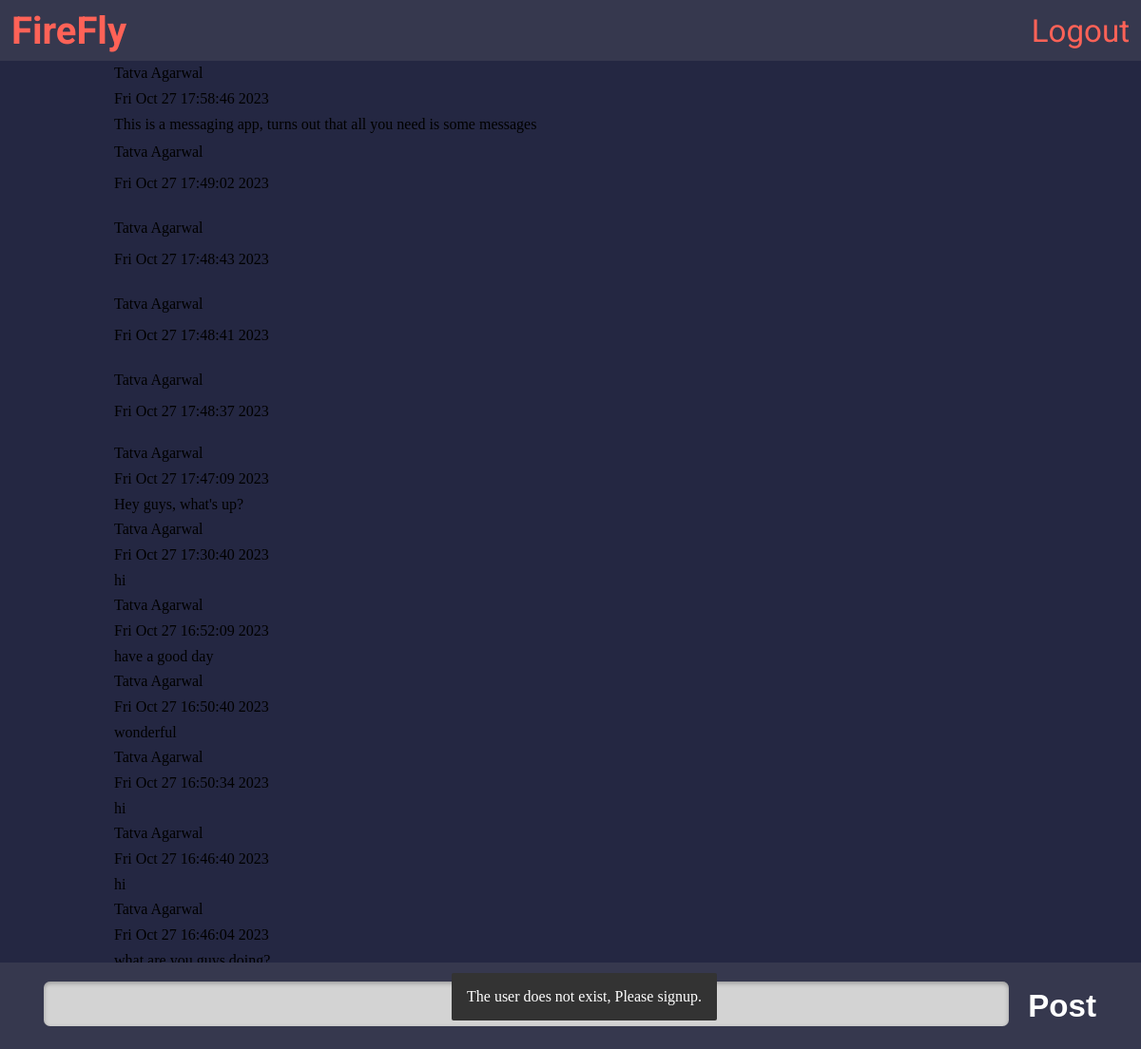
The page /home (signed in) on the database its author committed.
### tables this page shows
CREATE TABLE posts(author TEXT NOT NULL, content TEXT NOT NULL, date_created DATETIME NOT NULL, FOREIGN KEY(author) REFERENCES users(username));

### app.py (the view)
@app.route("/home", methods=["GET","POST"])
def home():
    conn = sql.connect("firefly.db")
    cur = conn.cursor()
    if request.method == "POST":
        username = session["username"]
        content = request.form['content']
        cur.execute("INSERT INTO posts VALUES (?,?,?)",(username,content,datetime.timestamp(datetime.now())))
        conn.commit()
        cur.close()
        conn.close()
        session["toast"] = "Posted successfully!"
        return redirect(url_for('home'))
    else:
        dataset = cur.execute("SELECT * FROM posts ORDER BY date_created DESC").fetchall()
        conn.commit()
        cur.close()
        conn.close()
        posts = []
        for data in dataset:
            posts.append([data[0],data[1],datetime.fromtimestamp(data[2]).ctime()])
        return render_template("home.html",posts = posts,toast = session["toast"])

### templates/home.html (shortened to what this page needs)
<!DOCTYPE html>
<html lang="en">
<head>
    <link rel="stylesheet" href="{{ url_for('static', filename='base.css') }}">
    <link rel="stylesheet" href="{{ url_for('static', filename='home.css') }}">
    <link rel="stylesheet" href="{{ url_for('static', filename='toast.css') }}">
</head>
<body>
    <div class="navbar">
        <div>FireFly</div>
        <a href="/logout">Logout</a>
    </div>
    <div id="toast">{{ toast }}</div>
    <div class="posts">
        {% for post in posts %}
        <div class="post">
            <div class="author">{{ post[0] }}</div>
            <div class="date">{{ post[2] }}</div>
            <div class="content">{{ post[1] }}</div>
        </div>
        {% endfor %}
    </div>
    <form action="/home" method="post">
        <input type="submit" value="Post" id="post">
    </form>
</body>
</html>

### static/base.css (style rules this page uses)
:root { --bg-color : #242742; --pr-color : #FF6257; --n1-color : #36384E; --n2-color : #9294A0; --ac-color : #FFFFFF; --ft-fml: 'Roboto', sans-serif; }
*, *::after, *::before { margin: 0; padding: 0; box-sizing: border-box; }

### static/home.css (style rules this page uses)
body { height:auto; width: 100vw; min-height: 100vh; display: flex; flex-direction: column; align-items: center; background-color: var(--bg-color); }
.navbar { display: flex; flex-direction: row; align-items: center; justify-content: space-between; width: 100%; height: 8vh; background-color: var(--n1-color); padding-left: 1vw; padding-right: 1vw; }
.navbar>div { font-size: 5vh; font-family: var(--ft-fml); font-weight: bolder; color: var(--pr-color); }
.navbar>a { text-align: center; padding: 0px; margin: 0px; font-size: 3vb; font-family: var(--ft-fml); color: var(--pr-color); text-decoration: none; }
form { display: flex; width: 100vw; flex-direction: row; align-items: center; position: absolute; padding-left: 3vw; padding-right: 3vw; bottom: 0; min-height: 5vh; background-color: var(--n1-color); padding-top: 2vh; padding-bottom: 2vh; justify-content: space-between; }
form>#post { font-size: 3vb; outline: none; padding-left: 1vb; padding-right: 1vb; background: none !important; background-color: transparent; height: 4vb; text-align: center; color: var(--ac-color); font-weight: bolder; inset: none; border: none; box-shadow: none; border-radius: 1vb; transition: box-shadow ease-in-out 500ms; }
.posts { height: auto; width: 100%; display: flex; flex-direction: column; align-items: center; justify-content: space-around; }
.post { display: flex; flex-direction: column; align-items: left; justify-content: space-around; width: 80%; min-height: 10vh; }

### static/toast.css (style rules this page uses)
#toast { visibility: hidden; min-width: 250px; margin-left: -125px; background-color: #333; color: #fff; text-align: center; border-radius: 2px; padding: 16px; position: fixed; z-index: 1; left: 50%; bottom: 30px; }
#toast.show { visibility: visible; -webkit-animation: fadein 0.5s, fadeout 0.5s 2.5s; animation: fadein 0.5s, fadeout 0.5s 2.5s; }

### rows shown on the page
posts: author "Tatva Agarwal", post "Fri Oct 27 17:58:46 2023", content "This is a messaging app, turns out that all you need is some messages"
posts: author "Tatva Agarwal", post "Fri Oct 27 17:49:02 2023"
posts: author "Tatva Agarwal", post "Fri Oct 27 17:48:43 2023"
posts: author "Tatva Agarwal", post "Fri Oct 27 17:48:41 2023"
posts: author "Tatva Agarwal", post "Fri Oct 27 17:48:37 2023"
posts: author "Tatva Agarwal", post "Fri Oct 27 17:47:09 2023", content "Hey guys, what's up?"
posts: author "Tatva Agarwal", post "Fri Oct 27 17:30:40 2023", content "hi"
posts: author "Tatva Agarwal", date_created "Fri Oct 27 16:52:09 2023", content "have a good day"
posts: author "Tatva Agarwal", date_created "Fri Oct 27 16:50:40 2023", content "wonderful"
posts: author "Tatva Agarwal", date_created "Fri Oct 27 16:50:34 2023", content "hi"
posts: author "Tatva Agarwal", date_created "Fri Oct 27 16:46:40 2023", content "hi"
posts: author "Tatva Agarwal", date_created "Fri Oct 27 16:46:04 2023", content "what are you guys doing?"

### other values the page prints
{{ toast }} "The user does not exist, Please signup."
